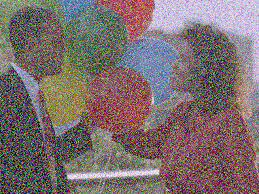
#> input picture Digit_Recognition/Images/noise.jpeg, 259 x 194 px
$ jupyter execute 04_comparison.ipynb
#> lines starting #> are read from the running program, lines starting #| are printed output that depends on the picture; after the words box and inside, x2 and y2 are one past the last pixel; in counts of white or black regions, pixels touching at a corner belong together
#> further down, original_image is the input picture: shape (194, 259, 3); mean B, G, R 110.5, 110.2, 124.3
[cell 1]
import cv2
import numpy as np
import matplotlib.pyplot as plt

[cell 2]
def binarize_image(image, threshold):
#> called with threshold = 128
    gray_image = cv2.cvtColor(image, cv2.COLOR_BGR2GRAY)
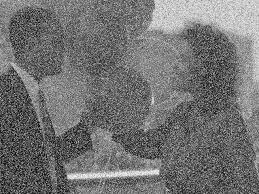
#> gray_image: shape (194, 259); min 1, max 251, mean 114.5
    _, binarized_image = cv2.threshold(gray_image, threshold, 255, cv2.THRESH_BINARY)
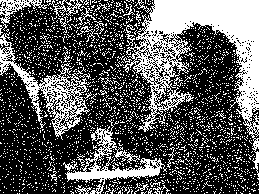
#> binarized_image: shape (194, 259); 34.7% white; 2225 white regions (2204 under 20 px), largest, box (x1, y1, x2, y2) and area: (123, 0, 259, 177) 7622, (0, 32, 91, 140) 2098, (63, 119, 167, 194) 1679
    return binarized_image

def image_distance(image1, image2):
    diff = cv2.absdiff(image1, image2)
    return np.sum(diff)

def gauss_filter(image):
    filtered_image = cv2.GaussianBlur(image, (5, 5), 0)
    return filtered_image


original_image = cv2.imread('Images/noise.jpeg')
threshold = 128
binarized_image = binarize_image(original_image, threshold)


expected_image = cv2.imread('Images/noise_bin.jpg', cv2.IMREAD_GRAYSCALE)
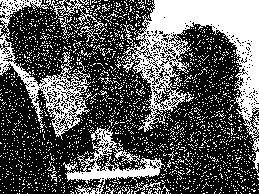
#> input picture Digit_Recognition/Images/noise_bin.jpg, 259 x 194 px
#> expected_image is the input picture: shape (194, 259); min 0, max 255, mean 88.8


filtered_binarized_image = gauss_filter(binarized_image)
#> in gauss_filter, `filtered_image = cv2.GaussianBlur(image, (5, 5), 0)`:
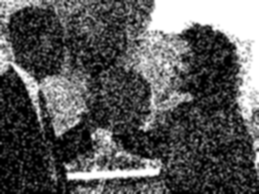
#> filtered_image: shape (194, 259); min 0, max 255, mean 88.7
filtered_expected_image = gauss_filter(expected_image)
#> in gauss_filter (call 2), `filtered_image = cv2.GaussianBlur(image, (5, 5), 0)`:
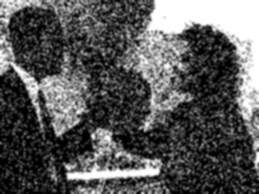
#> filtered_image: shape (194, 259); min 0, max 255, mean 88.8

plt.figure(figsize=(12, 6))

plt.subplot(1, 3, 1)
plt.imshow(cv2.cvtColor(expected_image, cv2.COLOR_BGR2RGB))
plt.title('ELőre binarizált kép')
plt.axis('off')

plt.subplot(1, 3, 2)
plt.imshow(filtered_binarized_image, cmap='gray')
plt.title('Szűrt binarizált kép')
plt.axis('off')

plt.subplot(1, 3, 3)
plt.imshow(filtered_expected_image, cmap='gray')
plt.title('Referencia szűrés után')
plt.axis('off')

plt.show()

# Képek távolságának mérése
distance = image_distance(filtered_expected_image, filtered_binarized_image)
#> in image_distance, `diff = cv2.absdiff(image1, image2)`:
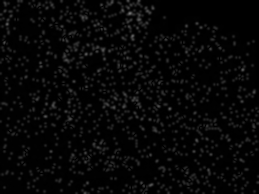
#> diff: shape (194, 259); min 0, max 114, mean 6.7
#> distance = 335504
print("Az elvárt és a kapott szűrt binarizált képek távolsága:", distance)
#| Az elvárt és a kapott szűrt binarizált képek távolsága: 335504
